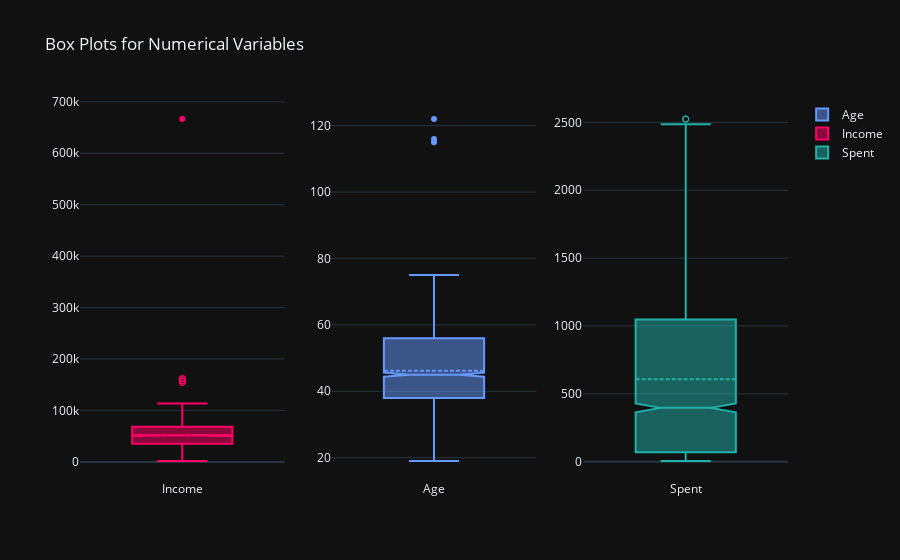

Notebook cell for this chart:
### Code cell
from plotly.subplots import make_subplots
import plotly.graph_objects as go


fig = make_subplots(rows=1, cols=3)

fig.add_trace(go.Box(y=df['Age'], notched=True, name='Age', marker_color = '#6699ff', 
                     boxmean=True, boxpoints='suspectedoutliers'), 1, 2)

fig.add_trace(go.Box(y=df['Income'], notched=True, name='Income', marker_color = '#ff0066', 
                     boxmean=True, boxpoints='suspectedoutliers'), 1, 1)

fig.add_trace(go.Box(y=df['Spent'], notched=True, name='Spent', marker_color = 'lightseagreen', 
                     boxmean=True, boxpoints='suspectedoutliers'), 1, 3)

fig.update_layout(title_text='Box Plots for Numerical Variables')

fig.show()

### Figure 1 — Plotly figure (JSON) as saved in the notebook; plotly's stock layout.template omitted (floating-point values rounded to 4 significant figures; data arrays with more than 128 entries replaced by an {"elided": "..."} marker saying what was removed)
{"data": [{"boxmean": true, "boxpoints": "suspectedoutliers", "marker": {"color": "#6699ff"}, "name": "Age", "notched": true, "y": {"elided": "2216 int values"}, "type": "box", "xaxis": "x2", "yaxis": "y2"}, {"boxmean": true, "boxpoints": "suspectedoutliers", "marker": {"color": "#ff0066"}, "name": "Income", "notched": true, "y": {"elided": "2216 float values"}, "type": "box", "xaxis": "x", "yaxis": "y"}, {"boxmean": true, "boxpoints": "suspectedoutliers", "marker": {"color": "lightseagreen"}, "name": "Spent", "notched": true, "y": {"elided": "2216 int values"}, "type": "box", "xaxis": "x3", "yaxis": "y3"}], "layout": {"xaxis": {"anchor": "y", "domain": [0.0, 0.2889]}, "yaxis": {"anchor": "x", "domain": [0.0, 1.0]}, "xaxis2": {"anchor": "y2", "domain": [0.3556, 0.6444]}, "yaxis2": {"anchor": "x2", "domain": [0.0, 1.0]}, "xaxis3": {"anchor": "y3", "domain": [0.7111, 1.0]}, "yaxis3": {"anchor": "x3", "domain": [0.0, 1.0]}, "title": {"text": "Box Plots for Numerical Variables"}}}
